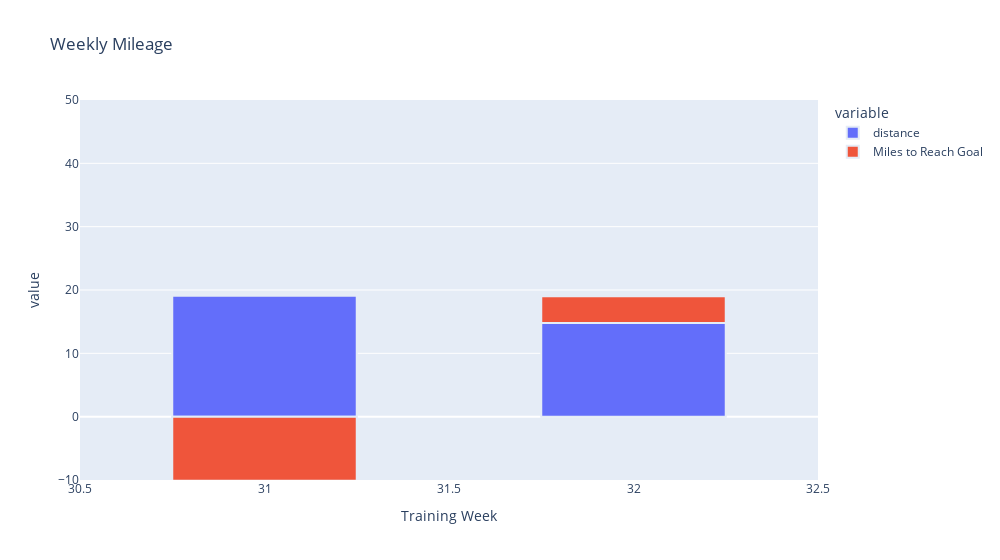

Here is the notebook cell this chart was saved with:
### Code cell
# plot weekly mileage using the wide format data
import plotly.express as px

fig0 = px.bar(
    df_combined, x = "Week_of_Year", y = ["distance", "Miles to Reach Goal" ],
    labels = dict(Week_of_Year = "Training Week ", distance = "Distance (miles) "),
    #hover_data=["start_date_local"],
    title = "Weekly Mileage",
    width = 1000
)

fig0.update_traces(marker_line_width = 2.0)
fig0.update_yaxes(range = [-10, 50])
fig0.update_layout(bargap = 0.5)
fig0.show()

### Figure 1 — Plotly figure (JSON) as saved in the notebook; plotly's stock layout.template omitted (floating-point values rounded to 4 significant figures)
{"data": [{"alignmentgroup": "True", "hovertemplate": "variable=distance<br>Training Week =%{x}<br>value=%{y}<extra></extra>", "legendgroup": "distance", "marker": {"color": "#636efa", "line": {"width": 2}, "pattern": {"shape": ""}}, "name": "distance", "offsetgroup": "distance", "orientation": "v", "showlegend": true, "textposition": "auto", "type": "bar", "x": [31, 32], "xaxis": "x", "y": [19.1, 14.8], "yaxis": "y"}, {"alignmentgroup": "True", "hovertemplate": "variable=Miles to Reach Goal<br>Training Week =%{x}<br>value=%{y}<extra></extra>", "legendgroup": "Miles to Reach Goal", "marker": {"color": "#EF553B", "line": {"width": 2}, "pattern": {"shape": ""}}, "name": "Miles to Reach Goal", "offsetgroup": "Miles to Reach Goal", "orientation": "v", "showlegend": true, "textposition": "auto", "type": "bar", "x": [31, 32], "xaxis": "x", "y": [-10.1, 4.2], "yaxis": "y"}], "layout": {"bargap": 0.5, "barmode": "relative", "legend": {"title": {"text": "variable"}, "tracegroupgap": 0}, "title": {"text": "Weekly Mileage"}, "width": 1000, "xaxis": {"anchor": "y", "domain": [0, 1], "title": {"text": "Training Week "}}, "yaxis": {"anchor": "x", "domain": [0, 1], "range": [-10, 50], "title": {"text": "value"}}}}
